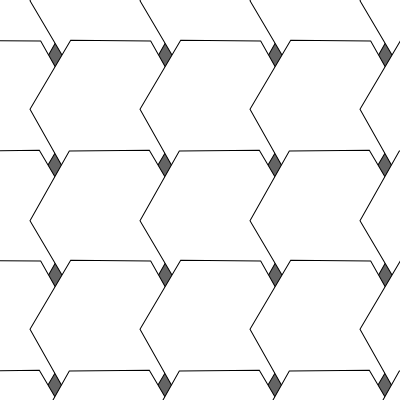
Frame 1 (no input)
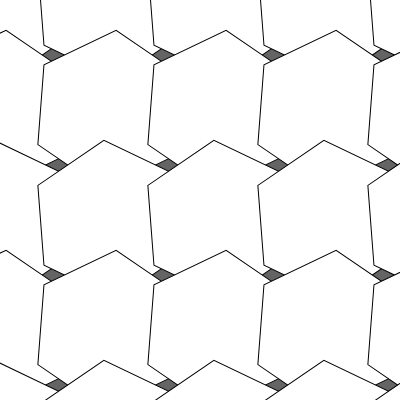
Frame 60 (no input)
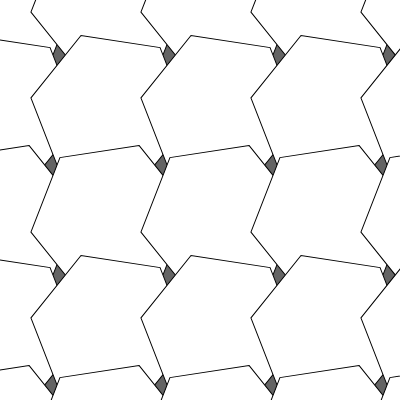
Frame 120 (the mouse pressed at the canvas centre since frame 60)

The p5.js sketch that drew these frames (run headless with seeded random() and noise() and a simulated clock; from frame 60 on, the mouse is pressed at the canvas centre):

// p5.js sketch
// ── sketch.js
function setup() {
  let CanvasHeight = 400;
  let CanvasWidth = 400;
  createCanvas(CanvasHeight, CanvasWidth);
}

function draw() {
  background(100);
  fill(255);
  stroke(0);
  for (let h = 0; h < 5; h++) { //höhe
    for (let b = 0; b < 5; b++) { //breite
      push();
      translate(110 * h, 110 * b);
      if (b%2 === 0){ 
        rotate(frameCount / -100.0);
      } else {
        rotate(frameCount / 100.0);
      }
      hexagon(80, 6);
      pop();
    }
  }
}

function hexagon(radius, npoints) {
  let angle = TWO_PI / npoints;
  beginShape();
  for (let a = 0; a < TWO_PI; a += angle) {
    let sx = cos(a) * radius;
    let sy = sin(a) * radius;
    vertex(sx, sy);
  }
  endShape(CLOSE);
}
